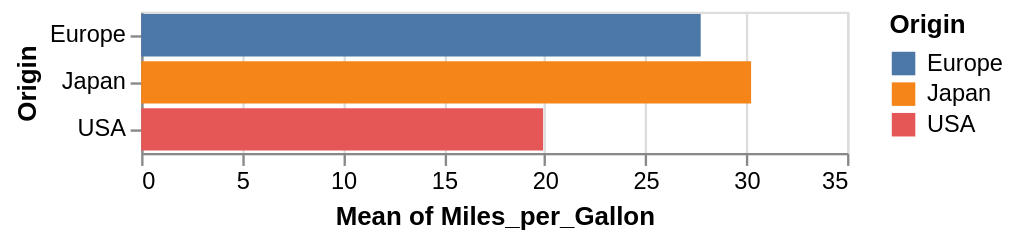

Source (notebook cell):
### Code cell
alt.Chart(cars).mark_bar().encode(
  x='mean(Miles_per_Gallon)',
  y='Origin',
  color='Origin'
)

### Figure 1 — Vega-Lite specification as saved in the notebook (floating-point values rounded to 4 significant figures; data arrays with more than 128 entries replaced by an {"elided": "..."} marker saying what was removed)
{"config": {"view": {"continuousWidth": 300, "continuousHeight": 300}}, "data": {"name": "data-c7d221cb83f0df5628f288842b949bc7"}, "mark": {"type": "bar"}, "encoding": {"color": {"field": "Origin", "type": "nominal"}, "x": {"aggregate": "mean", "field": "Miles_per_Gallon", "type": "quantitative"}, "y": {"field": "Origin", "sort": ["Europe", "Japan", "USA"], "type": "ordinal"}}, "$schema": "https://vega.github.io/schema/vega-lite/v5.20.1.json", "datasets": {"data-c7d221cb83f0df5628f288842b949bc7": {"elided": "406 records"}}}
